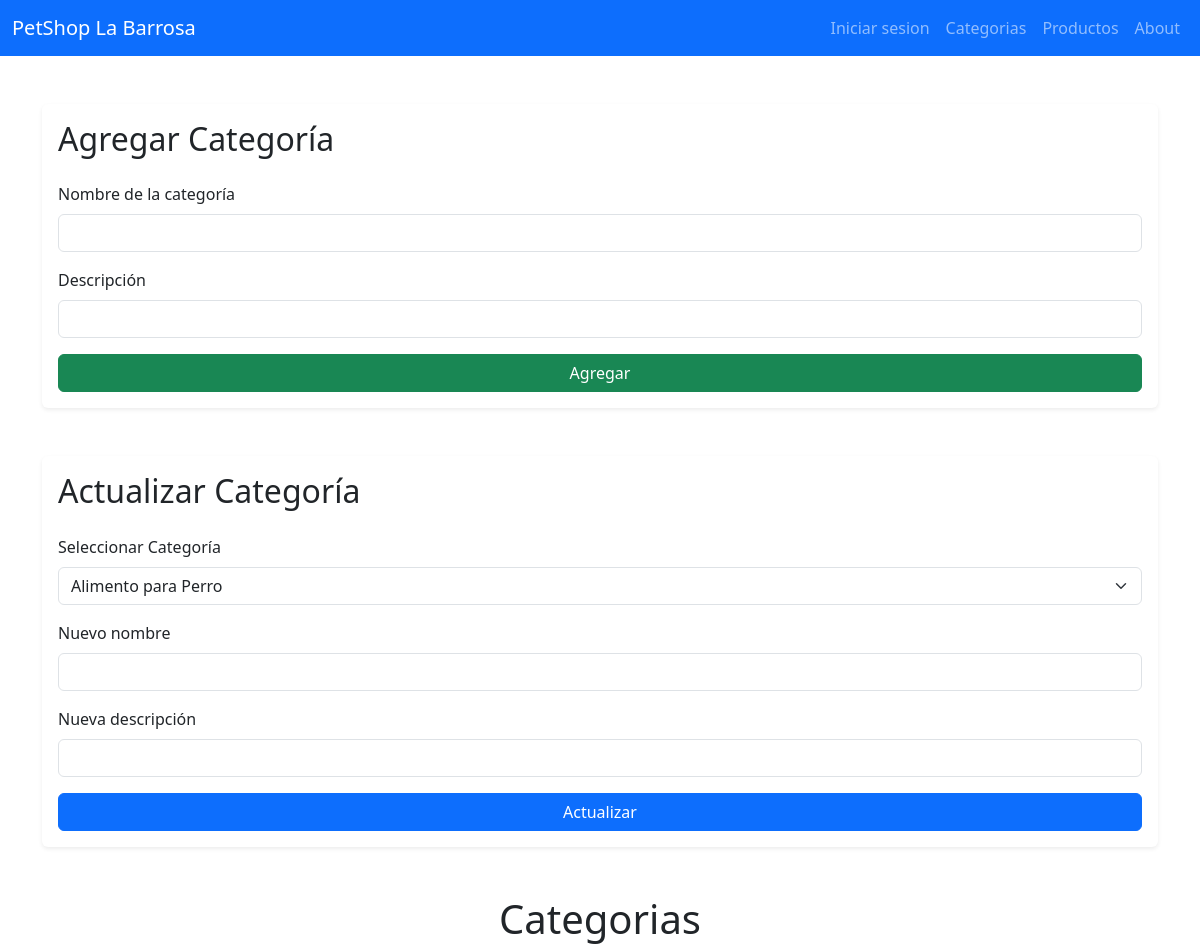
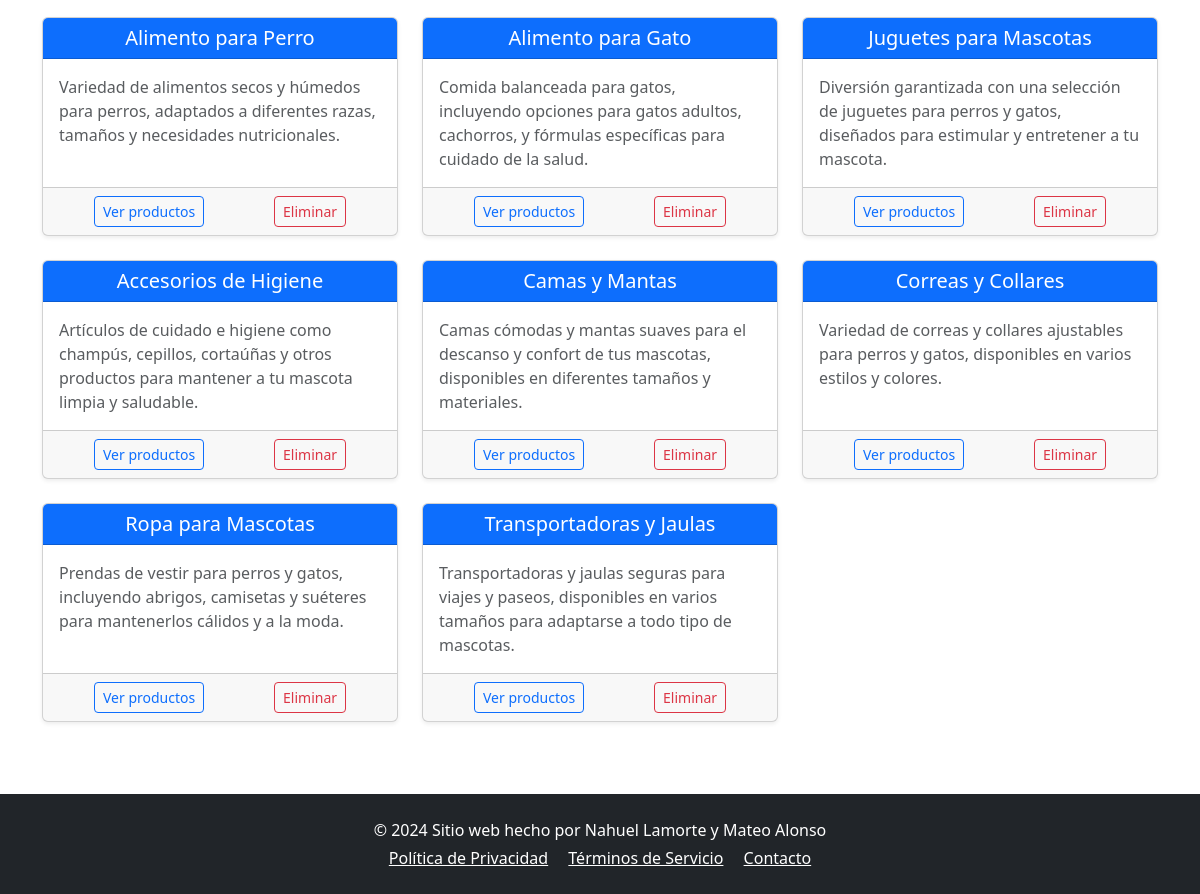
Screenshot of /categorias with the database file from the repository (2 pictures, top to bottom).
### tables this page shows
CREATE TABLE `categorias` (
  `id_categoria` int(11) NOT NULL,
  `nombre` varchar(100) NOT NULL,
  `descripcion` varchar(300) DEFAULT NULL
);

### app/view/categorias.view.php (called while the page is built, shortened)
<?php
class CategoriaView {
    public function showCategorias($categorias) {
        require 'templates/listacategorias.phtml';
    }
}

### app/controllers/categoria.controller.php (called while the page is built, shortened)
<?php
require_once './app/models/categorias.model.php';
require_once './app/view/categorias.view.php';
class CategoriaController {
    private $model;
    private $view;
    public function __construct() {
        $this->model = new CategoriaModel();
        $this->view = new CategoriaView();
    }
    public function showCategorias() {
        $categorias = $this->model->getCategorias();
        $this->view->showCategorias($categorias);
    }
}

### app/models/categorias.model.php (called while the page is built, shortened)
<?php
class CategoriaModel {
    private $db;
    public function __construct() {
        $this->db = $this->conect();
    }
    public function getCategorias() {
        $query = $this->db->prepare('SELECT * FROM categorias');
        $query->execute();
        return $query->fetchAll(PDO::FETCH_OBJ);
    }
    private function conect() {
        return new PDO("mysql:host=".MYSQL_HOST . ";dbname=".MYSQL_DB .";charset=utf8", MYSQL_USER, MYSQL_PASS);
    }
}

### templates/listacategorias.phtml (the view)
<?php require 'templates/layout/header.phtml' ?>
<?php require 'templates/form.categorias.phtml' ?>
<div class="container mt-5">
    <h1 class="text-center mb-4">Categorias</h1>
    <div class="row">
        <?php foreach ($categorias as $categoria): ?>
            <div class="col-md-6 col-lg-4 mb-4">
                <div class="card shadow-sm h-100">
                    <div class="card-header bg-primary text-white text-center">
                        <h5 class="card-title mb-0"><?= htmlspecialchars($categoria->nombre); ?></h5>
                    </div>
                    <div class="card-body d-flex flex-column">
                        <p class="card-text text-muted">
                            <?= nl2br(htmlspecialchars($categoria->descripcion)); ?>
                        </p>
                    </div>
                    <div class="card-footer d-flex justify-content-around">
                        <a href="categoriaitems/<?= $categoria->id_categoria; ?>" class="btn btn-outline-primary btn-sm">
                            Ver productos
                        </a>
                        <a href="categorias/eliminar/<?= $categoria->id_categoria; ?>" class="btn btn-outline-danger btn-sm">
                            Eliminar
                        </a>
                    </div>
                </div>
            </div>
        <?php endforeach; ?>
    </div>
</div>
<?php require 'templates/layout/footer.phtml'; ?>

### router.php (shortened to what this page needs)
<?php
require_once './app/controllers/categoria.controller.php';
$action = 'productos';
if (!empty($_GET['action'])) {
    $action = $_GET['action'];
}
$params = explode('/', $action);
switch ($params[0]){
    case 'categorias':
        $controller = new CategoriaController();
        if (!isset($params[1])) {
            $controller->showCategorias();
        }
        break;
}

### templates/layout/header.phtml (shortened to what this page needs)
<!doctype html>
<html lang="en">
<head>
    <link href="https://cdn.jsdelivr.net/npm/bootstrap@5.3.3/dist/css/bootstrap.min.css" rel="stylesheet">
</head>
<body>
    <header>
        <nav class="navbar navbar-expand-lg navbar-dark bg-primary">
            <div class="container-fluid">
                <a class="navbar-brand" href="#">PetShop La Barrosa</a>
                <div class="collapse navbar-collapse" id="navbarNav">
                    <ul class="navbar-nav ms-auto">
                        <li class="nav-item">
                            <a class="nav-link" href="showlogin">Iniciar sesion</a>
                        </li>
                        <li class="nav-item">
                            <a class="nav-link" href="categorias">Categorias</a>
                        </li>
                        <li class="nav-item">
                            <a class="nav-link" href="productos">Productos</a>
                        </li>
                        <li class="nav-item">
                            <a class="nav-link" href="about">About</a>
                        </li>
                    </ul>
                </div>
            </div>
        </nav>
    </header>
</body>
</html>

### templates/form.categorias.phtml
<div class="container mt-5">
    <div class="card shadow-sm border-0">
        <div class="card-body">
            <h2 class="card-title mb-4">Agregar Categoría</h2>
            <form action="categorias" method="post">
                <div class="mb-3">
                    <label for="nombreAgregar" class="form-label">Nombre de la categoría</label>
                    <input type="text" name="nombre" id="nombreAgregar" class="form-control" required />
                </div>
                <div class="mb-3">
                    <label for="descripcionAgregar" class="form-label">Descripción</label>
                    <input type="text" name="descripcion" id="descripcionAgregar" class="form-control" required />
                </div>
                <button type="submit" class="btn btn-success w-100">Agregar</button>
            </form>
        </div>
    </div>
</div>
<div class="container mt-5">
    <div class="card shadow-sm border-0">
        <div class="card-body">
            <h2 class="card-title mb-4">Actualizar Categoría</h2>
            <form action="editar/<?php echo $categorias[0]->id; ?>" method="post" id="formCategoria">
                <div class="mb-3">
                    <label for="categoria" class="form-label">Seleccionar Categoría</label>
                    <select name="categoria" id="categoria" class="form-select" onchange="document.getElementById('formCategoria').action = 'editar/' + this.value;">
                        <?php foreach ($categorias as $categoria) : ?>
                            <option value="<?php echo $categoria->id; ?>">
                                <?php echo $categoria->nombre; ?>
                            </option>
                        <?php endforeach; ?>
                    </select>
                </div>
                <div class="mb-3">
                    <label for="nombre" class="form-label">Nuevo nombre</label>
                    <input type="text" name="nombre" id="nombre" class="form-control" required />
                </div>
                <div class="mb-3">
                    <label for="descripcion" class="form-label">Nueva descripción</label>
                    <input type="text" name="descripcion" id="descripcion" class="form-control" required />
                </div>
                <button type="submit" class="btn btn-primary w-100">Actualizar</button>
            </form>
        </div>
    </div>
</div>

### templates/layout/footer.phtml (shortened to what this page needs)
<footer class="bg-dark text-white text-center py-4 mt-5">
    <div class="container">
        <p class="mb-1">&copy; 2024 Sitio web hecho por Nahuel Lamorte y Mateo Alonso</p>
        <p class="mb-0">
            <a href="#" class="text-white me-3">Política de Privacidad</a>
            <a href="#" class="text-white me-3">Términos de Servicio</a>
            <a href="#" class="text-white">Contacto</a>
        </p>
    </div>
</footer>
</body>
</html>

### rows the page displays
categorias: nombre "Alimento para Perro", descripcion "Variedad de alimentos secos y húmedos para perros, adaptados a diferentes razas, tamaños y necesidades nutricionales."
categorias: nombre "Alimento para Gato", descripcion "Comida balanceada para gatos, incluyendo opciones para gatos adultos, cachorros, y fórmulas específicas para cuidado de la salud."
categorias: nombre "Juguetes para Mascotas", descripcion "Diversión garantizada con una selección de juguetes para perros y gatos, diseñados para estimular y entretener a tu mascota."
categorias: nombre "Accesorios de Higiene", descripcion "Artículos de cuidado e higiene como champús, cepillos, cortaúñas y otros productos para mantener a tu mascota limpia y saludable."
categorias: nombre "Camas y Mantas", descripcion "Camas cómodas y mantas suaves para el descanso y confort de tus mascotas, disponibles en diferentes tamaños y materiales."
categorias: nombre "Correas y Collares", descripcion "Variedad de correas y collares ajustables para perros y gatos, disponibles en varios estilos y colores."
categorias: nombre "Ropa para Mascotas", descripcion "Prendas de vestir para perros y gatos, incluyendo abrigos, camisetas y suéteres para mantenerlos cálidos y a la moda."
categorias: nombre "Transportadoras y Jaulas", descripcion "Transportadoras y jaulas seguras para viajes y paseos, disponibles en varios tamaños para adaptarse a todo tipo de mascotas."

### other values shown
form field categoria "Alimento para Perro"
